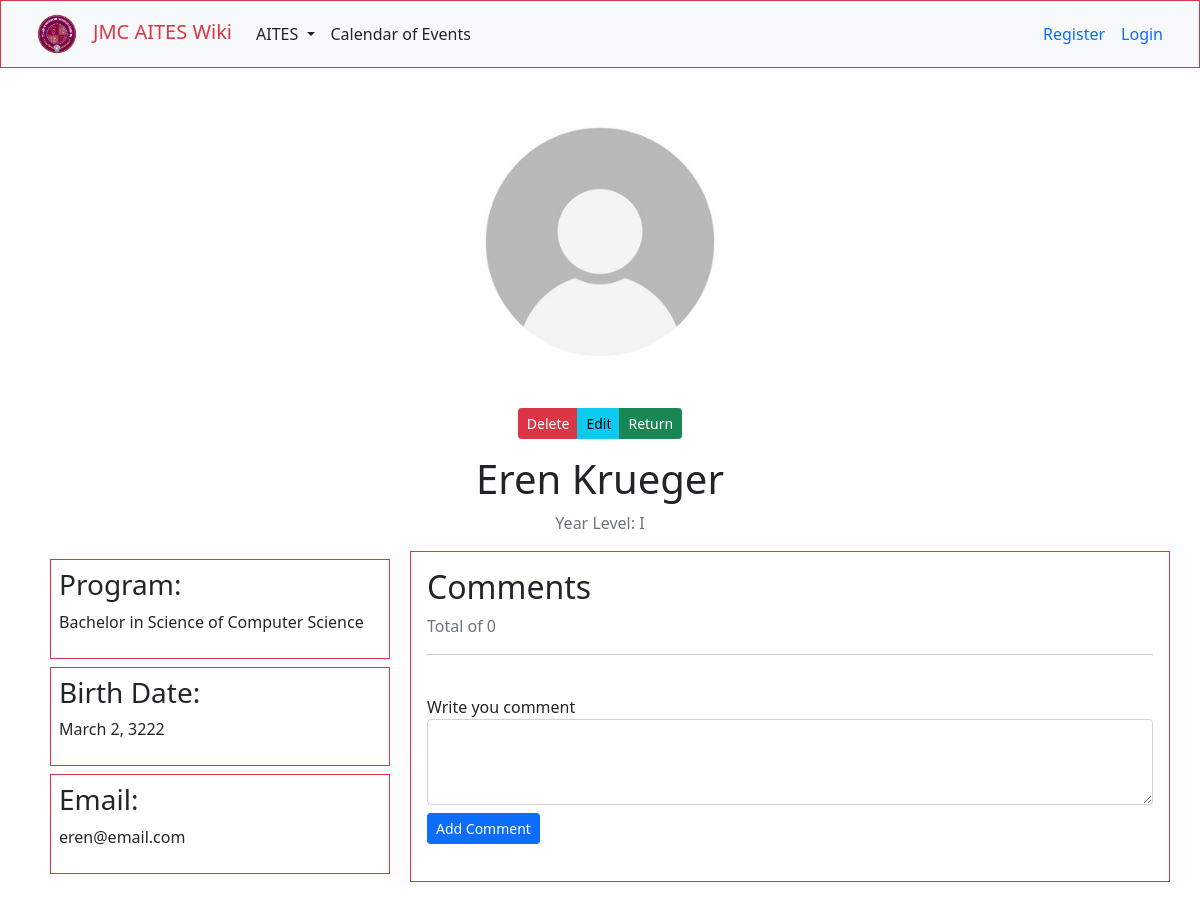
Page /students/8/details on the earlier database version.
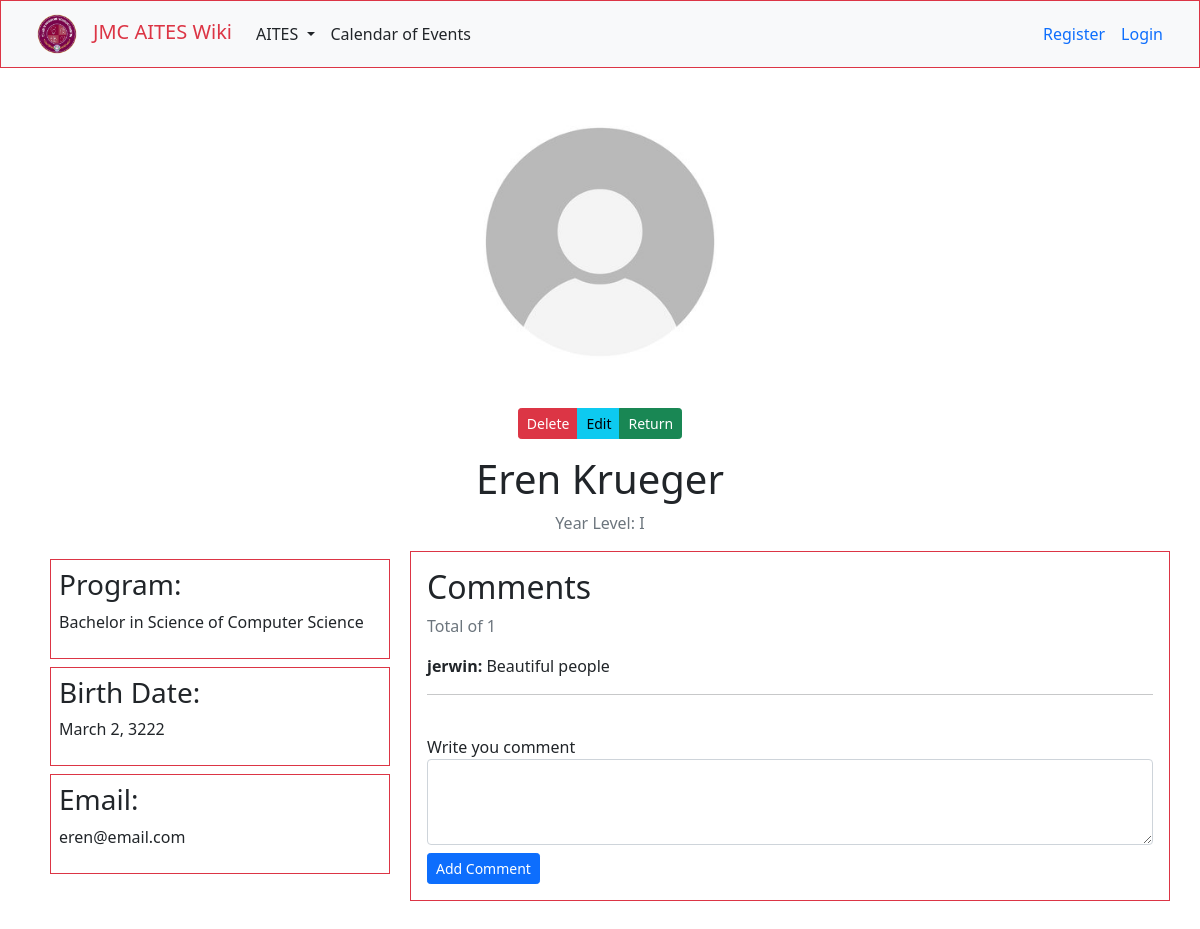
Same page on the later database version.
### students/models.py (models this page shows, shortened)
class StudentComment(models.Model):
    student = models.ForeignKey(Student, on_delete=models.CASCADE, related_name='comments')
    name = models.CharField(max_length=100)
    email = models.EmailField(default='null')
    body = models.TextField(default='null')
    created_on = models.DateTimeField(default=now)
    active = models.BooleanField(default=True)
    class Meta:
        ordering = ['created_on']

### students/views.py (the view)
# urls.py: path('<int:profile_id>/details', views.details, name='details'),
def details(request,profile_id):
        try:
            user = Student.objects.get(pk=profile_id)
            comments = StudentComment.objects.filter(student_id=profile_id)
            comments_count = StudentComment.objects.filter(student_id=profile_id).count()
        except Student.DoesNotExist:
            raise Http404("Profile does not exist")
        return render(request,'students/detail.html',{
                'user_details': user,
                'comments': comments,
                'comments_count': comments_count,
            })

### students/templates/students/detail.html (shortened to what this page needs)
{% extends 'users/layout.html' %}
{% block body %}
{% include 'partials/_navbar.html' %}
    <div class="container">
        <div class="row">
            <div class="col-sm"></div>
            <div class="col-sm text-center">
                <div class="img-responsive">
                    <img src="/media/{{user_details.user_image}}" alt="profile user" class="rounded-circle mb-3 mt-4" width="300" height="300">
                </div>
                <div class="btn-group">
                    <a href="{% url 'students:delete_user' user_details.id %}" class="btn btn-sm btn-danger">Delete</a>
                    <a href="{% url 'students:edit_user' user_details.id %}" class="btn btn-sm btn-info">Edit</a>
                    <a href="{% url 'students:index' %}" class="btn btn-sm btn-success">Return</a>
                </div>
                <h1 class="mt-3">{{user_details.fname}} {{user_details.lname}}</h1>
                <p class="text-muted">Year Level: {{user_details.yearlevel}}</p>
            </div>
            <div class="col-sm"></div>
        </div>
        <div class="row mb-5">
            <div class="col-sm-4">
                <div class="m-2 p-2 border border-danger">
                    <h3>Program:</h3>
                    <p>{{user_details.student_program.program}}</p>
                </div>
                <div class="m-2 p-2 border border-danger">
                    <h3>Birth Date:</h3>
                    <p>{{user_details.birth_date}}</p>
                </div>
                <div class="m-2 p-2 border border-danger">
                    <h3>Email:</h3>
                    <p>{{user_details.email}}</p>
                </div>
            </div>
            <div class="col border border-danger p-3">
                <h2>Comments</h2>
            <p class="text-muted">Total of {{comments_count}}</p>
            {% if comments_count > 0 %}
                {% for comment in comments %}
                    {% if comment.active %}
                    <p><strong>{{comment.name}}:</strong> {{comment.body}}</p>
                    {% endif %}
                {% endfor %}
            {% endif %}
            <hr>
            <br>
            <form action="{% url 'students:addcomment' %}" method="post">
                <div class="form-group">
                    <label for="body">Write you comment</label>
                    <textarea class="form-control" id="comment" name="comment" rows="3"></textarea>
                </div>
                <button type="submit" class="mt-2 btn btn-sm btn-primary">Add Comment</button>
            </form>
            </div>
        </div>
    </div>
{% endblock %}

Differences in the rows shown:
added StudentComment: name "jerwin", body "Beautiful people"
Other differences:
{{ comments_count }}: "0" → "1"
